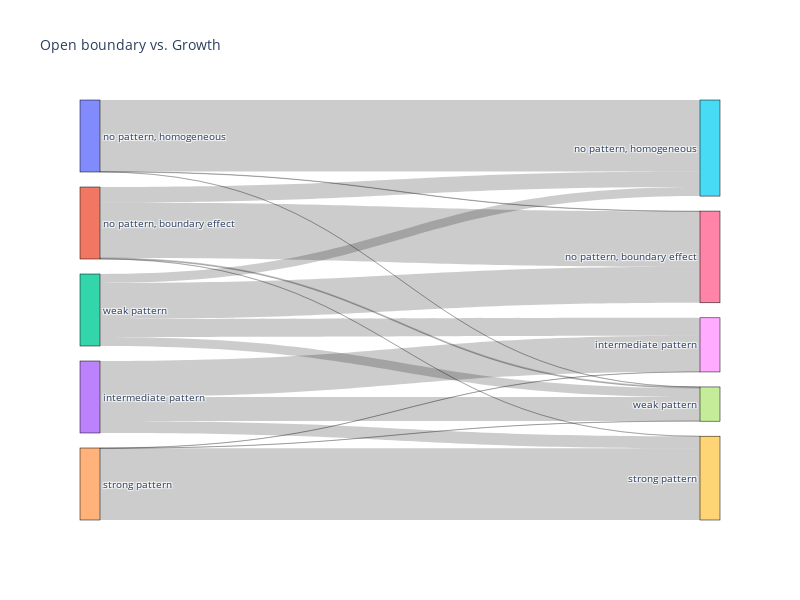

Source (notebook cell):
### Code cell
labels =list( patternclass_openboundary_edgegrowth2_cf.index)
columns = list(patternclass_openboundary_edgegrowth2_cf.columns)
node_labels = labels + columns

color_list = ['blue', 'green', 'orange', 'purple', 'red','yellow','black','brown','pink']

input_colors={}
for l,c in zip(node_labels,color_list):
    input_colors[l]=c

# Prepare data for Plotly Sankey Diagram
link_source = []
link_target = []
link_value = []
link_color=[]

for i, row_label in enumerate(labels):
    # input_color = input_colors[row_label]
    # input_color='blue'

    for j, col_label in enumerate(columns):
        count = patternclass_openboundary_edgegrowth2_cf.loc[row_label, col_label]
        link_source.append(i)
        link_target.append(len(labels) + j)
        link_value.append(count)
        # link_color.append(input_color)


# Create the Plotly Sankey Diagram
fig = go.Figure(data=[go.Sankey(
    node=dict(
        pad=15,
        thickness=20,
        line=dict(color="black", width=0.5),
        label=node_labels,
        # color=link_color,
    ),
    link=dict(
        source=link_source,
        target=link_target,
        value=link_value,
        # color=link_color
    )
)])

# Customize the plot layout
fig.update_layout(
    title_text="Open boundary vs. Growth",
    font_size=10,
    width=800,
    height=600,
)

# Show the plot
fig.show()

### Figure 1 — Plotly figure (JSON) as saved in the notebook; plotly's stock layout.template omitted (floating-point values rounded to 4 significant figures)
{"data": [{"link": {"source": [0, 0, 0, 0, 0, 1, 1, 1, 1, 1, 2, 2, 2, 2, 2, 3, 3, 3, 3, 3, 4, 4, 4, 4, 4], "target": [5, 6, 7, 8, 9, 5, 6, 7, 8, 9, 5, 6, 7, 8, 9, 5, 6, 7, 8, 9, 5, 6, 7, 8, 9], "value": [99.33, 0.5568, 0.1114, 0, 0, 21.61, 76.84, 1.383, 0, 0.1729, 12.5, 50, 12.5, 25, 0, 0, 0, 33.33, 50, 16.67, 0, 0, 0.2155, 0.2155, 99.57]}, "node": {"label": ["no pattern, homogeneous", "no pattern, boundary effect", "weak pattern", "intermediate pattern", "strong pattern", "no pattern, homogeneous", "no pattern, boundary effect", "weak pattern", "intermediate pattern", "strong pattern"], "line": {"color": "black", "width": 0.5}, "pad": 15, "thickness": 20}, "type": "sankey"}], "layout": {"font": {"size": 10}, "height": 600, "title": {"text": "Open boundary vs. Growth"}, "width": 800}}
